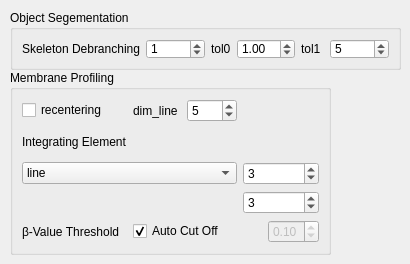
          <widget class="QWidget" name="tab_2">
           <attribute name="title">
            <string>Advanced Settings</string>
           </attribute>
           <widget class="QGroupBox" name="groupBox_2">
            <property name="geometry">
             <rect>
              <x>10</x>
              <y>70</y>
              <width>321</width>
              <height>185</height>
             </rect>
            </property>
            <property name="title">
             <string>Membrane Profiling</string>
            </property>
            <layout class="QGridLayout" name="gridLayout_4">
             <item row="0" column="1">
              <widget class="QLabel" name="label_28">
               <property name="text">
                <string>dim_line </string>
               </property>
              </widget>
             </item>
             <item row="4" column="3" colspan="3">
              <widget class="QSpinBox" name="spinBox_8">
               <property name="enabled">
                <bool>true</bool>
               </property>
               <property name="minimumSize">
                <size>
                 <width>50</width>
                 <height>20</height>
                </size>
               </property>
               <property name="toolTip">
                <string>&lt;html&gt;&lt;head/&gt;&lt;body&gt;&lt;p&gt;y-Dimmension&lt;/p&gt;&lt;/body&gt;&lt;/html&gt;</string>
               </property>
               <property name="minimum">
                <number>1</number>
               </property>
               <property name="value">
                <number>3</number>
               </property>
              </widget>
             </item>
             <item row="5" column="0">
              <widget class="QLabel" name="label_11">
               <property name="minimumSize">
                <size>
                 <width>0</width>
                 <height>20</height>
                </size>
               </property>
               <property name="text">
                <string>β-Value Threshold</string>
               </property>
              </widget>
             </item>
             <item row="3" column="3" colspan="3">
              <widget class="QSpinBox" name="spinBox_7">
               <property name="enabled">
                <bool>true</bool>
               </property>
               <property name="minimumSize">
                <size>
                 <width>50</width>
                 <height>20</height>
                </size>
               </property>
               <property name="toolTip">
                <string>&lt;html&gt;&lt;head/&gt;&lt;body&gt;&lt;p&gt;x-Dimmension&lt;/p&gt;&lt;/body&gt;&lt;/html&gt;</string>
               </property>
               <property name="minimum">
                <number>1</number>
               </property>
               <property name="value">
                <number>3</number>
               </property>
              </widget>
             </item>
             <item row="5" column="4" colspan="2">
              <widget class="QDoubleSpinBox" name="doubleSpinBox_3">
               <property name="enabled">
                <bool>false</bool>
               </property>
               <property name="minimumSize">
                <size>
                 <width>0</width>
                 <height>20</height>
                </size>
               </property>
               <property name="decimals">
                <number>2</number>
               </property>
               <property name="maximum">
                <double>1.000000000000000</double>
               </property>
               <property name="singleStep">
                <double>0.010000000000000</double>
               </property>
               <property name="value">
                <double>0.100000000000000</double>
               </property>
              </widget>
             </item>
             <item row="0" column="0">
              <widget class="QCheckBox" name="checkBox_10">
               <property name="enabled">
                <bool>true</bool>
               </property>
               <property name="minimumSize">
                <size>
                 <width>0</width>
                 <height>20</height>
                </size>
               </property>
               <property name="toolTip">
                <string>&lt;html&gt;&lt;head/&gt;&lt;body&gt;&lt;p&gt;Activates recentering of profiler tools.&lt;/p&gt;&lt;/body&gt;&lt;/html&gt;</string>
               </property>
               <property name="text">
                <string>recentering</string>
               </property>
              </widget>
             </item>
             <item row="5" column="1" colspan="3">
              <widget class="QCheckBox" name="checkBox_9">
               <property name="enabled">
                <bool>true</bool>
               </property>
               <property name="minimumSize">
                <size>
                 <width>0</width>
                 <height>20</height>
                </size>
               </property>
               <property name="text">
                <string>Auto Cut Off</string>
               </property>
               <property name="checked">
                <bool>true</bool>
               </property>
              </widget>
             </item>
             <item row="1" column="0">
              <widget class="QLabel" name="label_29">
               <property name="text">
                <string>Integrating Element</string>
               </property>
              </widget>
             </item>
             <item row="0" column="2">
              <widget class="QSpinBox" name="spinBox_9">
               <property name="minimumSize">
                <size>
                 <width>50</width>
                 <height>20</height>
                </size>
               </property>
               <property name="value">
                <number>5</number>
               </property>
              </widget>
             </item>
             <item row="3" column="0" colspan="3">
              <widget class="QComboBox" name="comboBox_5">
               <property name="enabled">
                <bool>true</bool>
               </property>
               <property name="minimumSize">
                <size>
                 <width>50</width>
                 <height>20</height>
                </size>
               </property>
               <property name="toolTip">
                <string>&lt;html&gt;&lt;head/&gt;&lt;body&gt;&lt;p&gt;Integration element shape&lt;/p&gt;&lt;/body&gt;&lt;/html&gt;</string>
               </property>
               <item>
                <property name="text">
                 <string>line</string>
                </property>
               </item>
               <item>
                <property name="text">
                 <string>disk</string>
                </property>
               </item>
               <item>
                <property name="text">
                 <string>square</string>
                </property>
               </item>
               <item>
                <property name="text">
                 <string>octagon</string>
                </property>
               </item>
              </widget>
             </item>
            </layout>
           </widget>
           <widget class="QGroupBox" name="groupBox">
            <property name="geometry">
             <rect>
              <x>10</x>
              <y>10</y>
              <width>391</width>
              <height>60</height>
             </rect>
            </property>
            <property name="sizePolicy">
             <sizepolicy hsizetype="Preferred" vsizetype="Preferred">
              <horstretch>0</horstretch>
              <verstretch>0</verstretch>
             </sizepolicy>
            </property>
            <property name="title">
             <string>Object Segementation</string>
            </property>
            <layout class="QHBoxLayout" name="horizontalLayout_4">
             <item>
              <widget class="QLabel" name="label_15">
               <property name="minimumSize">
                <size>
                 <width>0</width>
                 <height>20</height>
                </size>
               </property>
               <property name="text">
                <string>Skeleton Debranching</string>
               </property>
              </widget>
             </item>
             <item>
              <widget class="QSpinBox" name="spinBox_3">
               <property name="minimumSize">
                <size>
                 <width>50</width>
                 <height>20</height>
                </size>
               </property>
               <property name="toolTip">
                <string>&lt;html&gt;&lt;head/&gt;&lt;body&gt;&lt;p&gt;Debranching Level&lt;/p&gt;&lt;/body&gt;&lt;/html&gt;</string>
               </property>
               <property name="value">
                <number>1</number>
               </property>
              </widget>
             </item>
             <item>
              <widget class="QLabel" name="label_25">
               <property name="sizePolicy">
                <sizepolicy hsizetype="Fixed" vsizetype="Preferred">
                 <horstretch>0</horstretch>
                 <verstretch>0</verstretch>
                </sizepolicy>
               </property>
               <property name="minimumSize">
                <size>
                 <width>0</width>
                 <height>20</height>
                </size>
               </property>
               <property name="text">
                <string>tol0</string>
               </property>
              </widget>
             </item>
             <item>
              <widget class="QDoubleSpinBox" name="doubleSpinBox_2">
               <property name="minimumSize">
                <size>
                 <width>50</width>
                 <height>20</height>
                </size>
               </property>
               <property name="toolTip">
                <string>&lt;html&gt;&lt;head/&gt;&lt;body&gt;&lt;p&gt;Tolerance Value 0&lt;/p&gt;&lt;/body&gt;&lt;/html&gt;</string>
               </property>
               <property name="value">
                <double>1.000000000000000</double>
               </property>
              </widget>
             </item>
             <item>
              <widget class="QLabel" name="label_26">
               <property name="sizePolicy">
                <sizepolicy hsizetype="Fixed" vsizetype="Preferred">
                 <horstretch>0</horstretch>
                 <verstretch>0</verstretch>
                </sizepolicy>
               </property>
               <property name="text">
                <string>tol1 </string>
               </property>
              </widget>
             </item>
             <item>
              <widget class="QSpinBox" name="spinBox_6">
               <property name="minimumSize">
                <size>
                 <width>50</width>
                 <height>20</height>
                </size>
               </property>
               <property name="toolTip">
                <string>&lt;html&gt;&lt;head/&gt;&lt;body&gt;&lt;p&gt;Tolerance Value1 &lt;/p&gt;&lt;/body&gt;&lt;/html&gt;</string>
               </property>
               <property name="value">
                <number>5</number>
               </property>
              </widget>
             </item>
            </layout>
           </widget>
          </widget>
